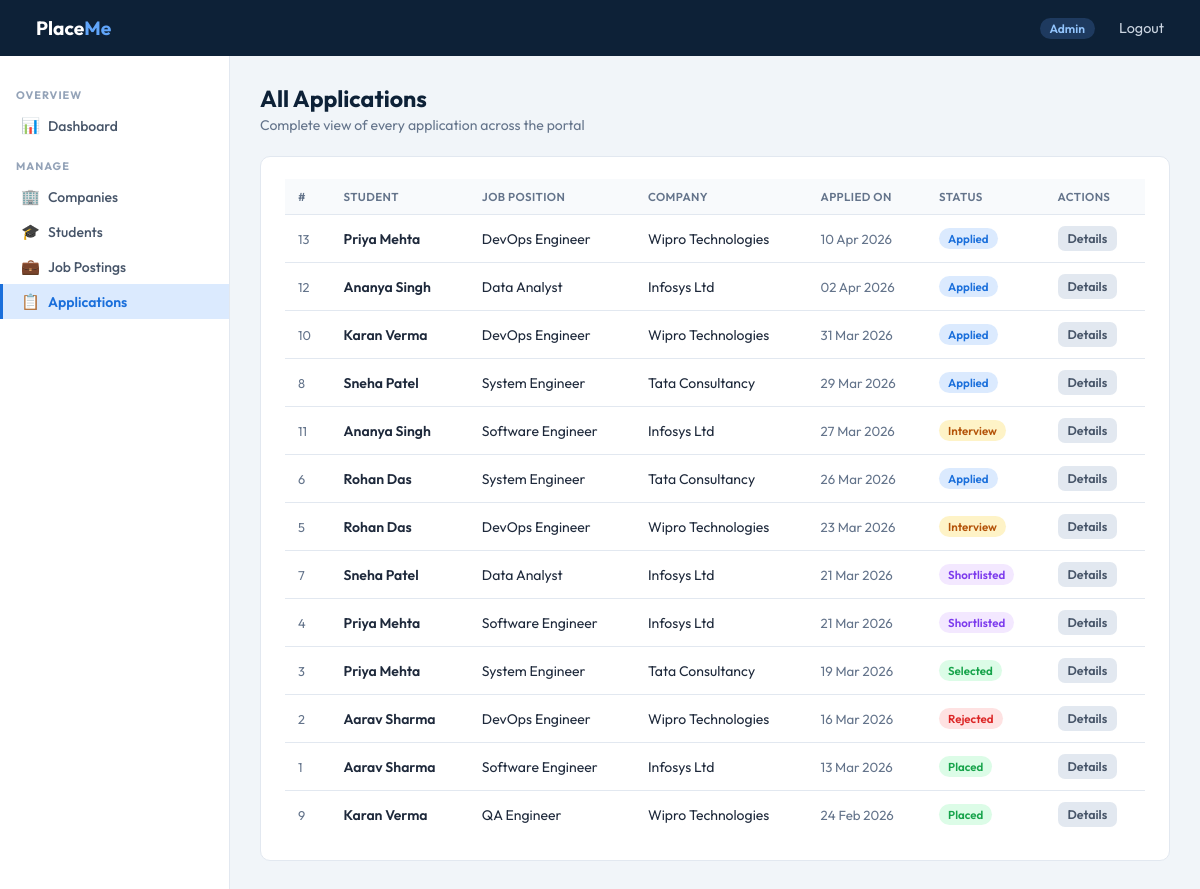
The page /admin/applications (signed in) on the database its author committed.
### app.py (models this page shows, shortened)
class Application(db.Model):
    __tablename__ = 'application'
    id         = db.Column(db.Integer, primary_key=True)
    student_id = db.Column(db.Integer, db.ForeignKey('student.id'), nullable=False)
    job_id     = db.Column(db.Integer, db.ForeignKey('job_position.id'), nullable=False)
    status       = db.Column(db.String(20), default='Applied')
    applied_date = db.Column(db.DateTime, default=datetime.utcnow)
    updated_date = db.Column(db.DateTime, default=datetime.utcnow)
    placement = db.relationship('Placement', backref='application',
                                uselist=False, cascade='all, delete-orphan')

class Student(db.Model):
    __tablename__ = 'student'
    id         = db.Column(db.Integer, primary_key=True)
    name       = db.Column(db.String(100), nullable=False)
    email      = db.Column(db.String(120), unique=True, nullable=False)
    password   = db.Column(db.String(200), nullable=False)
    stud_id    = db.Column(db.String(50), unique=True)     # enrolment no., e.g. 22CSE045
    contact    = db.Column(db.String(20))
    education  = db.Column(db.Text)   # branch, year, CGPA - freetext for now, TODO: normalise
    skills     = db.Column(db.Text)
    resume_path = db.Column(db.String(200))
    is_active  = db.Column(db.Boolean, default=True)
    reg_date   = db.Column(db.DateTime, default=datetime.utcnow)
    applications = db.relationship('Application', backref='student',
                                   lazy=True, cascade='all, delete-orphan')

class JobPosition(db.Model):
    __tablename__ = 'job_position'
    id             = db.Column(db.Integer, primary_key=True)
    company_id     = db.Column(db.Integer, db.ForeignKey('company.id'), nullable=False)
    title          = db.Column(db.String(100), nullable=False)
    description    = db.Column(db.Text)
    required_skills = db.Column(db.Text)
    experience     = db.Column(db.String(50))    # e.g. "0-1 yr", "fresher"
    salary_range   = db.Column(db.String(50))    # LPA, stored as plain text
    status         = db.Column(db.String(20), default='Active')   # Active | Closed
    is_approved    = db.Column(db.Boolean, default=False)
    posted_date    = db.Column(db.DateTime, default=datetime.utcnow)
    applications = db.relationship('Application', backref='job_position',
                                   lazy=True, cascade='all, delete-orphan')

class Company(db.Model):
    __tablename__ = 'company'
    id          = db.Column(db.Integer, primary_key=True)
    name        = db.Column(db.String(100), nullable=False)
    email       = db.Column(db.String(120), unique=True, nullable=False)
    password    = db.Column(db.String(200), nullable=False)
    industry    = db.Column(db.String(100))
    contact     = db.Column(db.String(20))
    is_approved = db.Column(db.Boolean, default=False)
    is_active   = db.Column(db.Boolean, default=True)
    reg_date    = db.Column(db.DateTime, default=datetime.utcnow)
    job_positions = db.relationship('JobPosition', backref='company',
                                    lazy=True, cascade='all, delete-orphan')

### app.py (the view)
@app.route('/admin/applications')
def admin_applications():
    if session.get('role') != 'admin':
        return redirect(url_for('login'))
    appls = Application.query.order_by(Application.applied_date.desc()).all()
    return render_template('admin_applications.html', applications=appls)

### app.py (called while the page is built)
@app.context_processor
def inject_stud_ctx():
    if session.get('role') == 'student':
        return dict(student=Student.query.get(session['user_id']))
    return dict(student=None)

### templates/admin_applications.html (shortened to what this page needs)
{% extends "base.html" %}
{% block content %}
<div class="page-header">
  <h1>All Applications</h1>
  <p>Complete view of every application across the portal</p>
</div>
<div class="card">
  <div class="table-wrap">
    {% if applications %}
    <table>
      <thead>
        <tr>
          <th>#</th>
          <th>Student</th>
          <th>Job Position</th>
          <th>Company</th>
          <th>Applied On</th>
          <th>Status</th>
          <th>Actions</th>
        </tr>
      </thead>
      <tbody>
        {% for app in applications %}
        <tr>
          <td style="color:var(--gray);font-size:.8rem;">{{ app.id }}</td>
          <td>
            <div style="font-weight:600;">{{ app.student.name }}</div>
          </td>
          <td>{{ app.job_position.title }}</td>
          <td>{{ app.job_position.company.name }}</td>
          <td style="font-size:.83rem;color:var(--gray);">{{ app.applied_date.strftime('%d %b %Y') if app.applied_date else '—' }}</td>
          <td>
            {% set s = app.status %}
            {% if s == 'Applied' %}<span class="badge badge-blue">Applied</span>
            {% elif s == 'Shortlisted' %}<span class="badge badge-purple">Shortlisted</span>
            {% elif s == 'Interview' %}<span class="badge badge-amber">Interview</span>
            {% elif s == 'Selected' %}<span class="badge badge-green">Selected</span>
            {% elif s == 'Placed' %}<span class="badge badge-green">Placed</span>
            {% elif s == 'Rejected' %}<span class="badge badge-red">Rejected</span>
            {% else %}<span class="badge badge-gray">{{ s }}</span>{% endif %}
          </td>
          <td>
            <a href="{{ url_for('admin_view_application', application_id=app.id) }}" class="btn btn-gray btn-sm">Details</a>
          </td>
        </tr>
        {% endfor %}
      </tbody>
    </table>
    {% else %}
    <div class="empty">
      <div class="emoji">📋</div>
      <p>No applications yet.</p>
    </div>
    {% endif %}
  </div>
</div>
{% endblock %}

### templates/base.html (style rules this page uses)
*, *::before, *::after { box-sizing: border-box; margin: 0; padding: 0; }
:root { --navy: #0d2137; --blue: #1a6fdb; --blue-lt: #dbeafe; --green: #16a34a; --green-lt:#dcfce7; --amber: #b45309; --amber-lt:#fef3c7; --red: #dc2626; --red-lt: #fee2e2; --gray: #64748b; --border: #e2e8f0; --bg: #f1f5f9; --white: #ffffff; --text: #1e293b; --sidebar-w: 230px; }
body { font-family: 'Outfit', sans-serif; background: var(--bg); color: var(--text); min-height: 100vh; }
.page-header { margin-bottom: 22px; }
.page-header h1 { font-size: 1.45rem; font-weight: 700; color: var(--navy); }
.page-header p { color: var(--gray); margin-top: 3px; font-size: .875rem; }
.card { background: var(--white); border: 1px solid var(--border); border-radius: 10px; padding: 22px 24px; }
.table-wrap { overflow-x: auto; }
table { width: 100%; border-collapse: collapse; font-size: .875rem; }
thead th { background: #f8fafc; color: var(--gray); font-weight: 600; font-size: .72rem; text-transform: uppercase; letter-spacing: .4px; padding: 10px 13px; text-align: left; border-bottom: 1px solid var(--border); }
tbody td { padding: 11px 13px; border-bottom: 1px solid var(--border); vertical-align: middle; }
tbody tr:last-child td { border-bottom: none; }
.btn { display: inline-flex; align-items: center; gap: 5px; padding: 8px 15px; border-radius: 7px; font-size: .85rem; font-weight: 600; border: none; cursor: pointer; text-decoration: none; transition: all .13s; font-family: inherit; }
.btn-gray { background: #e2e8f0; color: #475569; }
.btn-sm { padding: 5px 10px; font-size: .78rem; }
.badge { display: inline-block; padding: 3px 9px; border-radius: 20px; font-size: .72rem; font-weight: 600; }
.badge-blue { background: var(--blue-lt); color: var(--blue); }
.badge-green { background: var(--green-lt); color: var(--green); }
.badge-amber { background: var(--amber-lt); color: var(--amber); }
.badge-red { background: var(--red-lt); color: var(--red); }
.badge-purple { background: #f3e8ff; color: #7c3aed; }

### rows shown on the page
Application: id "13", student.name "Priya Mehta", job_position "DevOps Engineer", job_position.company.name "Wipro Technologies", applied_date "10 Apr 2026", status "Applied"
Application: id "12", student.name "Ananya Singh", job_position "Data Analyst", job_position.company.name "Infosys Ltd", applied_date "02 Apr 2026", status "Applied"
Application: id "10", student.name "Karan Verma", job_position "DevOps Engineer", job_position.company.name "Wipro Technologies", applied_date "31 Mar 2026", status "Applied"
Application: id "8", student.name "Sneha Patel", job_position "System Engineer", job_position.company.name "Tata Consultancy", applied_date "29 Mar 2026", status "Applied"
Application: id "11", student.name "Ananya Singh", job_position "Software Engineer", job_position.company.name "Infosys Ltd", applied_date "27 Mar 2026", status "Interview"
Application: id "6", student.name "Rohan Das", job_position "System Engineer", job_position.company.name "Tata Consultancy", applied_date "26 Mar 2026", status "Applied"
Application: id "5", student.name "Rohan Das", job_position "DevOps Engineer", job_position.company.name "Wipro Technologies", applied_date "23 Mar 2026", status "Interview"
Application: id "7", student.name "Sneha Patel", job_position "Data Analyst", job_position.company.name "Infosys Ltd", applied_date "21 Mar 2026", status "Shortlisted"
Application: id "4", student.name "Priya Mehta", job_position "Software Engineer", job_position.company.name "Infosys Ltd", applied_date "21 Mar 2026", status "Shortlisted"
Application: id "3", student.name "Priya Mehta", job_position "System Engineer", job_position.company.name "Tata Consultancy", applied_date "19 Mar 2026", status "Selected"
Application: id "2", student.name "Aarav Sharma", job_position "DevOps Engineer", job_position.company.name "Wipro Technologies", applied_date "16 Mar 2026", status "Rejected"
Application: id "1", student.name "Aarav Sharma", job_position "Software Engineer", job_position.company.name "Infosys Ltd", applied_date "13 Mar 2026", status "Placed"
Application: id "9", student.name "Karan Verma", job_position "QA Engineer", job_position.company.name "Wipro Technologies", applied_date "24 Feb 2026", status "Placed"

### other values the page prints
{{ session.get('role') | capitalize }} "Admin"
